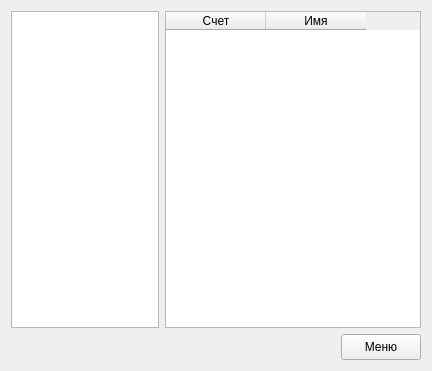
<?xml version="1.0" encoding="UTF-8"?>
<ui version="4.0">
 <class>Scores</class>
 <widget class="QWidget" name="Scores">
  <property name="geometry">
   <rect>
    <x>0</x>
    <y>0</y>
    <width>430</width>
    <height>371</height>
   </rect>
  </property>
  <property name="windowTitle">
   <string>Рейтинг</string>
  </property>
  <property name="layoutDirection">
   <enum>Qt::RightToLeft</enum>
  </property>
  <layout class="QVBoxLayout" name="verticalLayout">
   <item>
    <layout class="QHBoxLayout" name="horizontalLayout" stretch="0,4">
     <item>
      <widget class="QTableWidget" name="tableScorse">
       <property name="sizePolicy">
        <sizepolicy hsizetype="Expanding" vsizetype="Expanding">
         <horstretch>0</horstretch>
         <verstretch>0</verstretch>
        </sizepolicy>
       </property>
       <property name="minimumSize">
        <size>
         <width>256</width>
         <height>0</height>
        </size>
       </property>
       <property name="layoutDirection">
        <enum>Qt::LeftToRight</enum>
       </property>
       <property name="editTriggers">
        <set>QAbstractItemView::NoEditTriggers</set>
       </property>
       <property name="horizontalScrollMode">
        <enum>QAbstractItemView::ScrollPerPixel</enum>
       </property>
       <column>
        <property name="text">
         <string>Счет</string>
        </property>
       </column>
       <column>
        <property name="text">
         <string>Имя</string>
        </property>
       </column>
      </widget>
     </item>
     <item>
      <widget class="QListWidget" name="listLevel">
       <property name="sizePolicy">
        <sizepolicy hsizetype="Preferred" vsizetype="Preferred">
         <horstretch>0</horstretch>
         <verstretch>0</verstretch>
        </sizepolicy>
       </property>
       <property name="minimumSize">
        <size>
         <width>148</width>
         <height>0</height>
        </size>
       </property>
       <property name="maximumSize">
        <size>
         <width>148</width>
         <height>16777215</height>
        </size>
       </property>
       <property name="layoutDirection">
        <enum>Qt::LeftToRight</enum>
       </property>
      </widget>
     </item>
    </layout>
   </item>
   <item>
    <widget class="QPushButton" name="exit">
     <property name="minimumSize">
      <size>
       <width>80</width>
       <height>26</height>
      </size>
     </property>
     <property name="maximumSize">
      <size>
       <width>80</width>
       <height>26</height>
      </size>
     </property>
     <property name="text">
      <string>Меню</string>
     </property>
    </widget>
   </item>
  </layout>
 </widget>
 <resources/>
 <connections/>
</ui>
